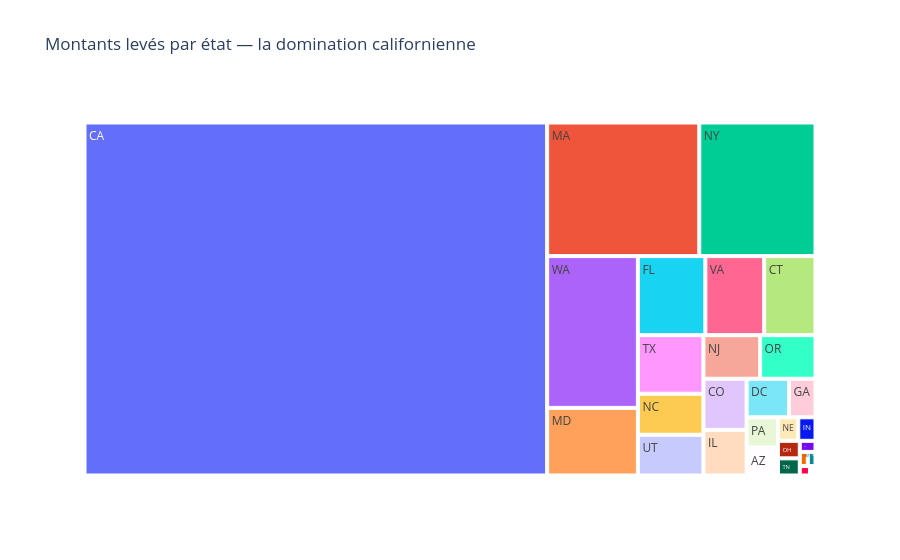

Notebook code for this chart:
### Code cell
import plotly.express as px

state_totals = df.groupby('state')['raisedAmt'].sum().reset_index()
state_totals['raisedAmt_Md'] = (state_totals['raisedAmt'] / 1e9).round(2)

fig = px.treemap(state_totals, path=['state'], values='raisedAmt',
                 custom_data=['raisedAmt_Md'],
                 title='Montants levés par état — la domination californienne')
fig.update_traces(hovertemplate='<b>%{label}</b><br>%{customdata[0]} Md$<extra></extra>')
fig.show()

### Figure 1 — Plotly figure (JSON) as saved in the notebook; plotly's stock layout.template omitted (floating-point values rounded to 4 significant figures)
{"data": [{"branchvalues": "total", "customdata": [["0.05"], ["9.36"], ["0.13"], ["0.23"], ["0.09"], ["0.31"], ["0.06"], ["0.0"], ["0.01"], ["0.11"], ["0.02"], ["0.0"], ["1.17"], ["0.35"], ["0.0"], ["0.01"], ["0.0"], ["0.01"], ["0.15"], ["0.0"], ["0.03"], ["0.14"], ["0.01"], ["0.89"], ["0.02"], ["0.14"], ["0.05"], ["0.0"], ["0.02"], ["0.22"], ["0.15"], ["0.27"], ["0.79"]], "domain": {"x": [0, 1], "y": [0, 1]}, "hovertemplate": "<b>%{label}</b><br>%{customdata[0]} Md$<extra></extra>", "ids": ["AZ", "CA", "CO", "CT", "DC", "FL", "GA", "IA", "ID", "IL", "IN", "LA", "MA", "MD", "ME", "MI", "MN", "MO", "NC", "ND", "NE", "NJ", "NM", "NY", "OH", "OR", "PA", "RI", "TN", "TX", "UT", "VA", "WA"], "labels": ["AZ", "CA", "CO", "CT", "DC", "FL", "GA", "IA", "ID", "IL", "IN", "LA", "MA", "MD", "ME", "MI", "MN", "MO", "NC", "ND", "NE", "NJ", "NM", "NY", "OH", "OR", "PA", "RI", "TN", "TX", "UT", "VA", "WA"], "name": "", "parents": ["", "", "", "", "", "", "", "", "", "", "", "", "", "", "", "", "", "", "", "", "", "", "", "", "", "", "", "", "", "", "", "", ""], "type": "treemap", "values": [50520000.0, 9361000000.0, 126500000.0, 232600000.0, 93710000.0, 305800000.0, 58660000.0, 225000.0, 5500000.0, 112900000.0, 23200000.0, 25000.0, 1165000000.0, 351800000.0, 1095000.0, 10000000.0, 600000.0, 6250000.0, 154200000.0, 570000.0, 27400000.0, 141700000.0, 6500000.0, 890200000.0, 22000000.0, 138400000.0, 53920000.0, 500000.0, 21500000.0, 220100000.0, 153100000.0, 266400000.0, 789600000.0]}], "layout": {"legend": {"tracegroupgap": 0}, "title": {"text": "Montants levés par état — la domination californienne"}}}
